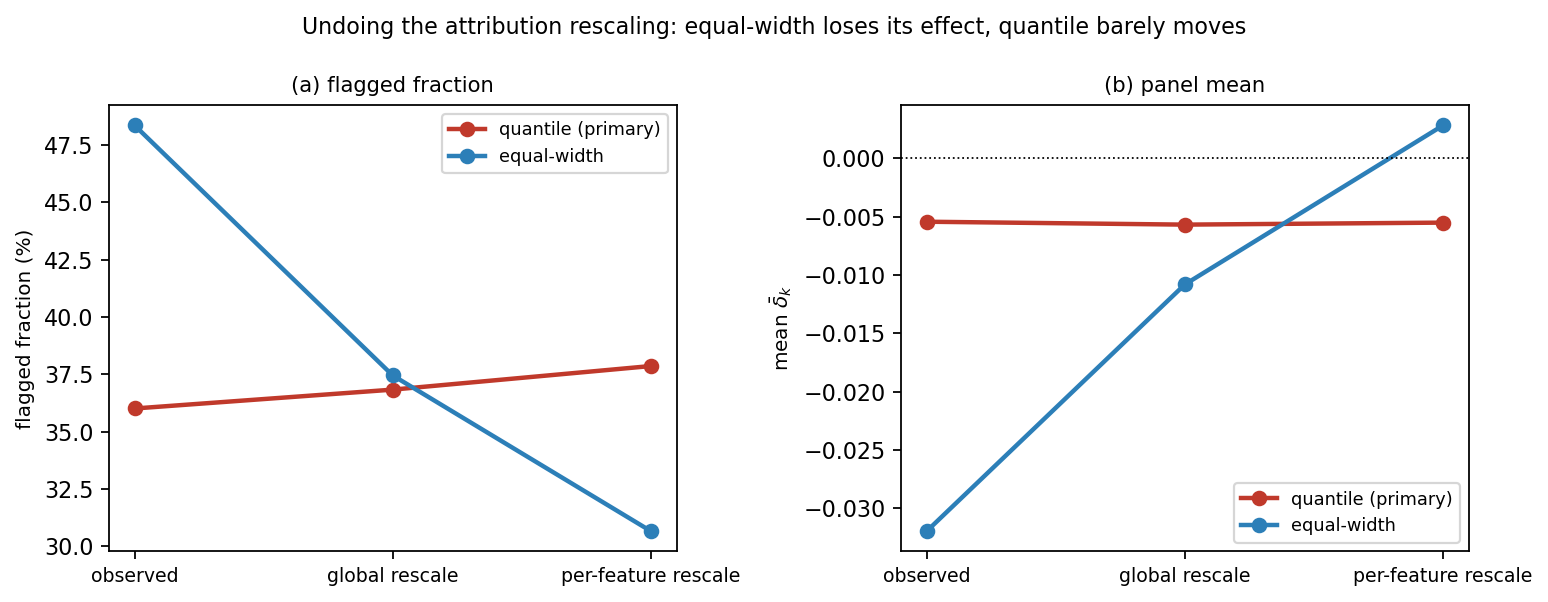

Write the Python code that produced this figure.
"""GNNXAI_scale_invariance -- scale response of the quantile-bin estimator vs equal-width

Self-contained: reads only the committed CSVs shipped in this Quantlet folder.
quantile_scale_invariance.csv is produced by scripts/quantile_scale_invariance.py.

Output: GNNXAI_scale_invariance.png (+ .pdf)
"""
from __future__ import annotations

from pathlib import Path

import matplotlib
matplotlib.use("Agg")
import matplotlib.pyplot as plt
import numpy as np
import pandas as pd

HERE = Path(__file__).resolve().parent
C_OBS, C_BAND, C_ALT = "#c0392b", "#7f8c8d", "#2c7fb8"


def _save(fig, name):
    plt.tight_layout()
    for ext in ("pdf", "png"):
        fig.savefig(HERE / f"{name}.{ext}", dpi=160, bbox_inches="tight")
    print("wrote", HERE / f"{name}.png")


NAME = "GNNXAI_scale_invariance"
Q = pd.read_csv(HERE / "quantile_scale_invariance.csv")
ORDER = ["none", "global_1_over_r", "per_feature_1_over_rk"]
NICE = {"none": "observed", "global_1_over_r": "global rescale",
        "per_feature_1_over_rk": "per-feature rescale"}


def main():
    fig, (ax1, ax2) = plt.subplots(1, 2, figsize=(9.8, 3.8))
    x = np.arange(len(ORDER))
    for ax, col, ylab, ttl in (
            (ax1, "flagged_frac", "flagged fraction (%)", "(a) flagged fraction"),
            (ax2, "mean_delta", r"mean $\bar{\delta}_k$", "(b) panel mean")):
        for bt, c in (("quantile", C_OBS), ("equalwidth", C_ALT)):
            s = Q[Q.bin_type == bt].set_index("rescaling").loc[ORDER]
            v = s[col] * (100 if col == "flagged_frac" else 1)
            ax.plot(x, v, "o-", color=c, lw=2,
                    label="quantile (primary)" if bt == "quantile" else "equal-width")
        ax.set_xticks(x)
        ax.set_xticklabels([NICE[o] for o in ORDER], fontsize=8.5)
        ax.set_ylabel(ylab, fontsize=9)
        ax.set_title(ttl, fontsize=9.5)
        ax.legend(fontsize=8)
    ax2.axhline(0.0, color="k", lw=0.8, ls=":")
    fig.suptitle("Undoing the attribution rescaling: equal-width loses its effect, "
                 "quantile barely moves", fontsize=10)
    _save(fig, NAME)
    return 0


if __name__ == "__main__":
    raise SystemExit(main())
